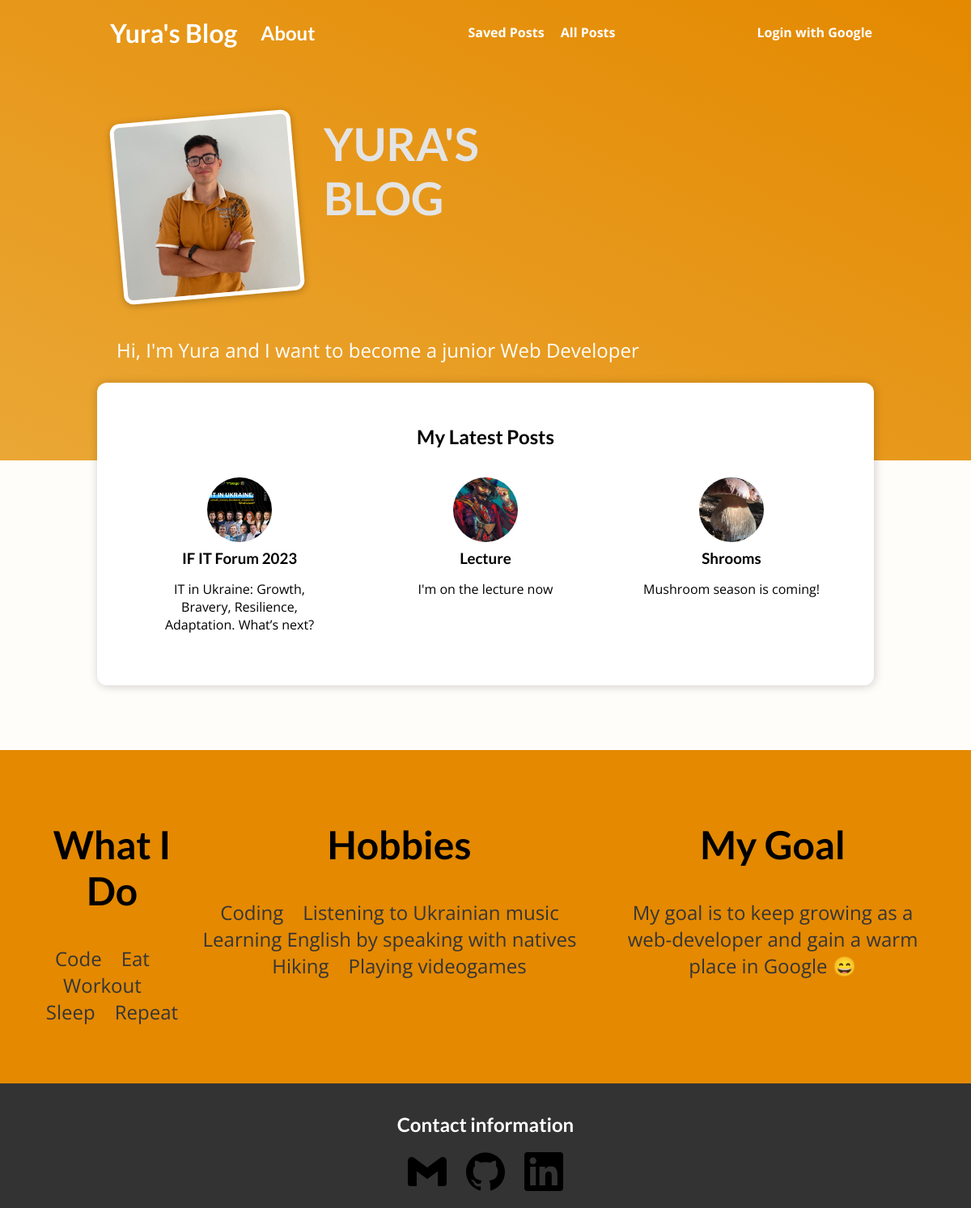
Before: / with the older database file.
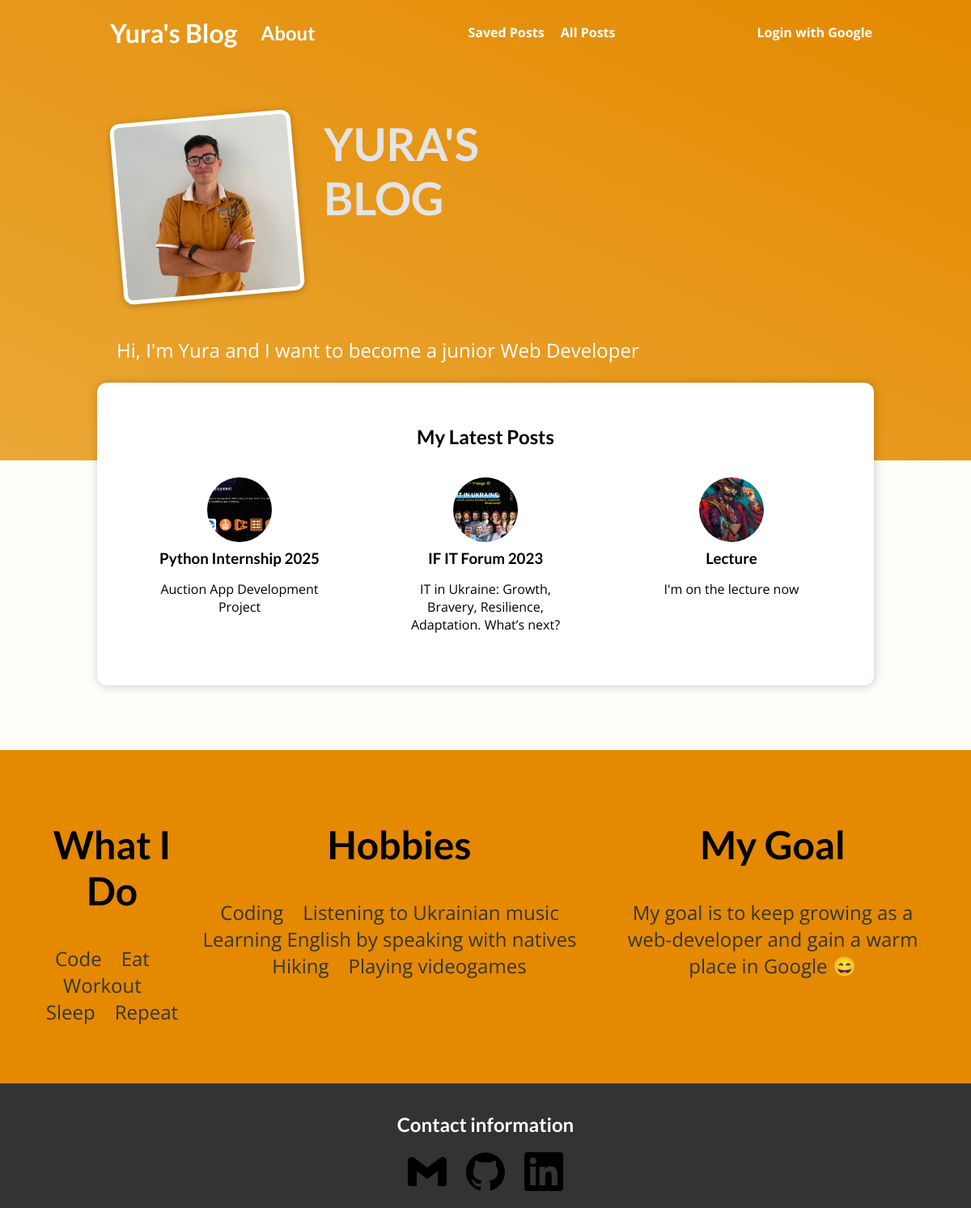
After: the same page with the newer database file.
### main_app/models.py (models this page shows, shortened)
class Post(models.Model):
    title = models.CharField(max_length=100)
    excerpt = models.CharField(max_length=150)
    image = models.ImageField(upload_to="posts", null=True)
    date = models.DateField(auto_now=True)
    slug = models.SlugField(unique=True, blank=True, null=False, db_index=True)
    content = models.TextField(validators=[MinLengthValidator(10)])
    author = models.ForeignKey(
        Author, on_delete=models.SET_NULL, null=True, related_name="posts"
    )
    tags = models.ManyToManyField(Tag)

### main_app/views.py (the view)
# urls.py: path("", views.StartingPageView.as_view(), name="starting-page"),
class StartingPageView(ListView):
    model = Post
    template_name = "main_app/index.html"
    ordering = ["-date"]
    context_object_name = "posts"
    def get_queryset(self):
        queryset = super().get_queryset()
        data = queryset[:3]
        return data

### main_app/templates/main_app/index.html (shortened to what this page needs)
{% extends 'base.html' %}
{% load static %}
{% block css_files%}
    <link rel="stylesheet" href="{% static "main_app/post.css" %}">
    <link rel="stylesheet" href="{% static "main_app/index.css" %}">
{% endblock %}
{% block content %}
    <section id="welcome">
        <header>
            <img src="{% static "main_app/images/me2.jpg" %}" alt="Yura - The Author Of This Blog">
            <h2>YURA'S BLOG</h2>
        </header>
        <p>Hi, I'm Yura and I want to become a junior Web Developer</p>
    </section>
    <section id="latest-posts">
        <h2>My Latest Posts</h2>
        <ul>
            {% for post in posts %}
                {% include "main_app/includes/post.html" %}
            {% endfor %}
        </ul>
    </section>
    <section id="about">
        <div>
            <h2>What I Do</h2>
            <p>
                Code&emsp;Eat&emsp;Workout&emsp;Sleep&emsp;Repeat
            </p>
        </div>
        <div>
            <h2>Hobbies</h2>
            <p>
                Coding&emsp;Listening to Ukrainian music&emsp;Learning English by speaking with natives&emsp;Hiking&emsp;Playing videogames
            </p>
        </div>
        <div>
            <h2>My Goal</h2>
            <p>
                My goal is to keep growing as a web-developer and gain a warm place in Google 😄
            </p>
        </div>
    </section>
{% endblock %}

### main_app/templates/main_app/includes/post.html
<li>
    <article class="post">
        <a href="{% url "single-post" post.slug %}">
            <img src="{{ post.image.url }}" alt="{{ post.title }}">
            <div class="post__content">
                <h3>{{ post.title }}</h3>
                <p>
                    {{ post.excerpt }}
                </p>
               </div>
         </a>
    </article>
</li>

Changed rows visible on the page:
no longer on this page (row unchanged): Post: image (picture), title "Shrooms", excerpt "Mushroom season is coming!"
added Post: image (picture), title "Python Internship 2025", excerpt "Auction App Development Project"
